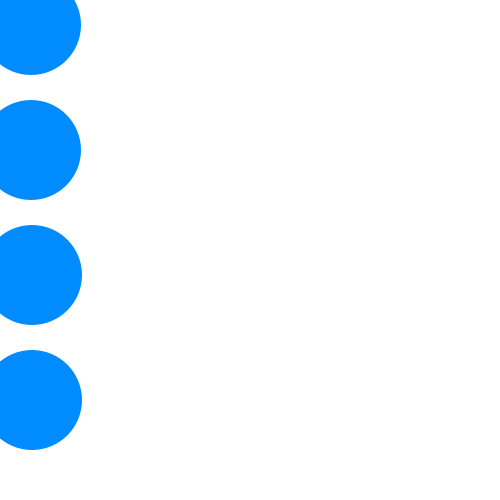
Frame 1 (no input)
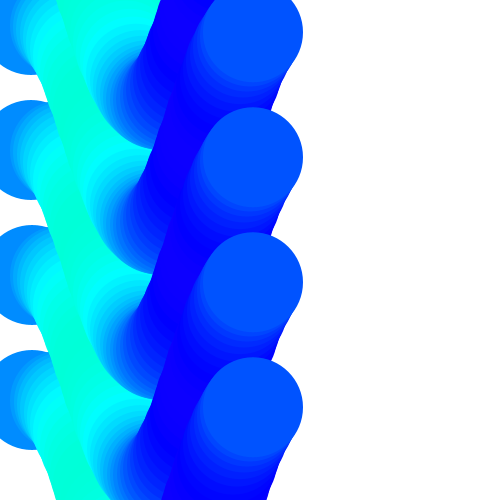
Frame 60 (the mouse pressed at the canvas centre just before this capture)
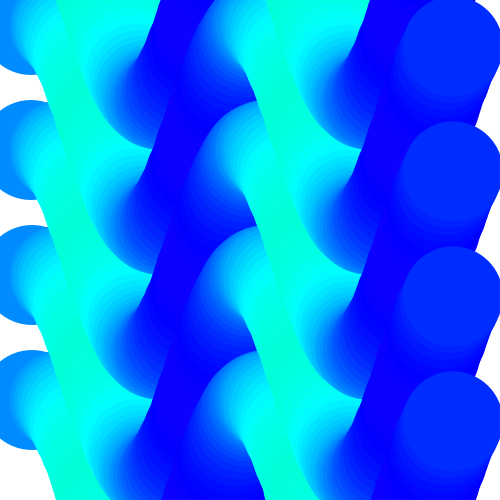
Frame 120 (the mouse held since frame 60 and released just before this capture)

The Processing sketch that drew these frames (run headless with seeded random() and noise(); from frame 60 on, the mouse is pressed at the canvas centre):

// Processing sketch: processing_172928
// ── processing_172928.pde

float counter=0;

void setup()
{
  size(500,500);
  background(255);
  noStroke();
}

void draw()
{
  colorMode(HSB, 360, 100, 100);
  float farbe = map(sin (counter), -1, 1, 243, 171);
  
  //background(255);
  fill  ( farbe,243, 171);
  ellipse((millis()/5), -cos(counter)*100,100,100);
   translate (0, height/4);
  ellipse((millis()/5), -cos(counter)*100,100,100);//x, y
  translate(0,((height/4)));
  ellipse((millis()/5), -cos(counter)*100,100,100);
  translate(0,(height/4 ));
  ellipse((millis()/5), -cos(counter)*100,100,100);
   translate(0,(height/4 ));
  ellipse((millis()/5), -cos(counter)*100,100,100);
  println(sin(counter));
 
  counter+=0.10;
}
